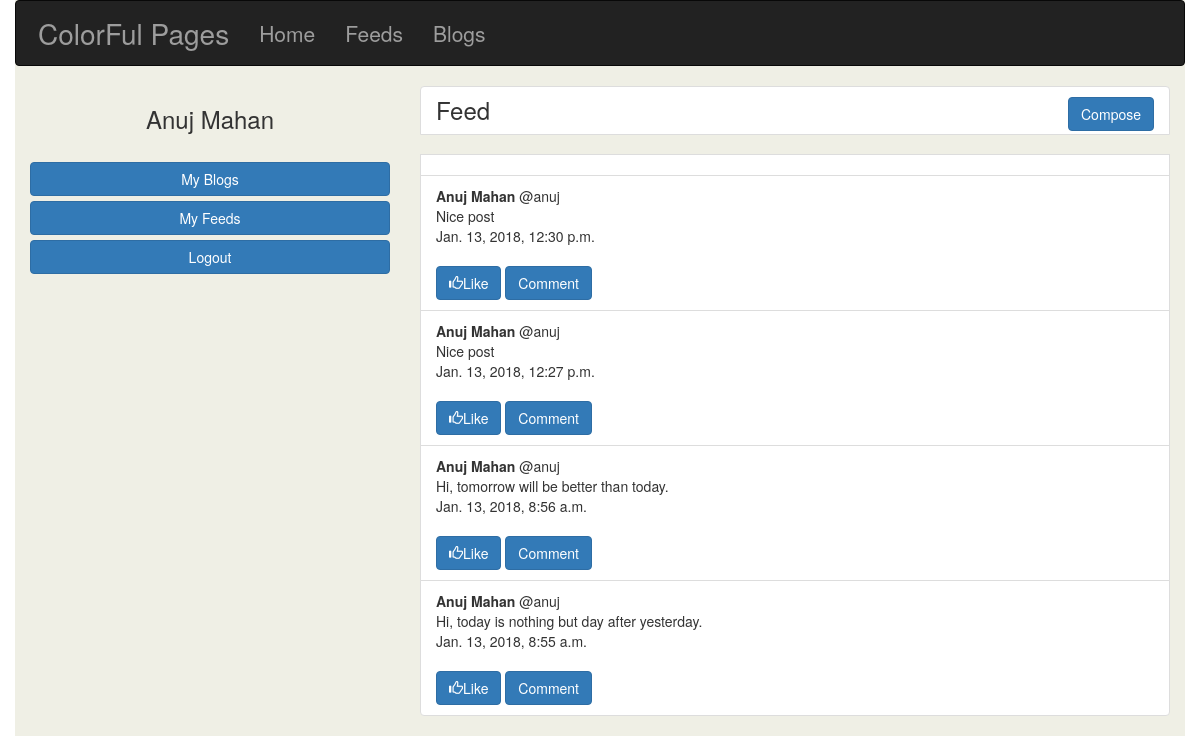
Screenshot of /feeds/my_feeds/ (signed in) with the database file from the repository.
### feeds/models.py (models this page shows, shortened)
class Feed(models.Model):
	user = models.ForeignKey(User, on_delete=models.CASCADE)
	content = models.CharField(max_length=200)
	date = models.DateTimeField(auto_now_add=True)
	parent = models.ForeignKey(
		'Feed',
		null=True,
		blank=True,
		on_delete=models.CASCADE)
	likes = models.IntegerField(default=0)
	comments = models.IntegerField(default=0)

### feeds/views.py (the view)
# urls.py: path('my_feeds/',views.my_feeds),
def my_feeds(request):
	feeds = Feed.objects.filter(user=request.user).order_by('-date')
	content = {'feeds': feeds}
	return render(request, 'feeds/allfeeds.html', content)

### templates/feeds/allfeeds.html (shortened to what this page needs)
{% extends 'base.html' %}
{% block body %}
	{% if user.is_authenticated %}
		<ul class="list-group">
			<li class="list-group-item">
				<b class="h3">Feed</b>
				<a href="/feeds/feed_form/" class="btn btn-primary pull-right" style="color:white;">Compose</a>
			</li><br>
			<li class="list-group-item">
			</li>
			{% for feed in feeds %}
				<li class="list-group-item">
					<div> <b>{{feed.user.first_name}} {{feed.user.last_name}}</b> @{{feed.user.username}}</div>
					<div> {{feed.content}} </div>
					<div class="float-right">{{feed.date}}</div><br>
					<div class="float-right">
						<a href="" class="btn btn-primary"><span class="glyphicon glyphicon-thumbs-up"></span>Like</a>
						<a href="/feeds/{{feed.id}}" class="btn btn-primary">Comment</a>
					</div>
				</li>
			{% endfor %}
		</ul>
	{% else %}
		<h2>Login to see your feeds!!</h2>
	{% endif %}
{% endblock %}

### templates/base.html (shortened to what this page needs)
<!DOCTYPE html>
<html>
<head>
	<link rel="stylesheet" href="https://maxcdn.bootstrapcdn.com/bootstrap/3.3.7/css/bootstrap.min.css">
</head>
<body>
	<div class="container" style="background-color: rgba(100,100,0,.1);">
		<div class="row">
			<nav class="navbar navbar-inverse" style="padding: .5em">
				<div class="container-fluid">
				    <div class="navbar-header">
				      <a class="navbar-brand" href="/" style="font-size:2em;">ColorFul Pages</a>
				    </div>
				    <ul class="nav navbar-nav" style="font-size:1.5em;">
				      <li><a href="/">Home</a></li>
				      <li><a href="/feeds/allfeeds">Feeds</a></li>
				      <li><a href="/">Blogs</a></li>
				    </ul>
				</div>
			</nav>
			<div class="col-sm-4">
				{% if user.is_authenticated %}
					<h3 style="text-align: center;">{{ user.first_name }} {{ user.last_name }}</h3>
					<br>
					<a href="/blogs/my_blogs" class="btn btn-primary btn-block" style="color: white">My Blogs</a>
					<a href="/feeds/my_feeds" class="btn btn-primary btn-block" style="color: white">My Feeds</a>
					<a href="/users/logout" class="btn btn-primary btn-block" style="color:white;">Logout</a>
				{% else %}
				    <h3>You are not logged in.</h3>
				    <br>
					<a href="/users/login" class="btn btn-primary btn-block" style="color:white;">Log In</a>
					<br>
					<a href="/users/register/" class="btn btn-primary btn-block" style="color:white;">Sign Up</a><br>
				{% endif %}
			</div>
			<div class="col-sm-8">
				{% block body %}
				{% endblock %}
			</div>
		</div>
	</div>
</body>
</html>

### rows the page displays
Feed: user.first_name "Anuj", user.last_name "Mahan", user.username "anuj", content "Nice post", date "Jan. 13, 2018, 12:30 p.m."
Feed: user.first_name "Anuj", user.last_name "Mahan", user.username "anuj", content "Nice post", date "Jan. 13, 2018, 12:27 p.m."
Feed: user.first_name "Anuj", user.last_name "Mahan", user.username "anuj", content "Hi, tomorrow will be better than today.", date "Jan. 13, 2018, 8:56 a.m."
Feed: user.first_name "Anuj", user.last_name "Mahan", user.username "anuj", content "Hi, today is nothing but day after yesterday.", date "Jan. 13, 2018, 8:55 a.m."

### other values shown
{{ user.first_name }} "Anuj"
{{ user.last_name }} "Mahan"
